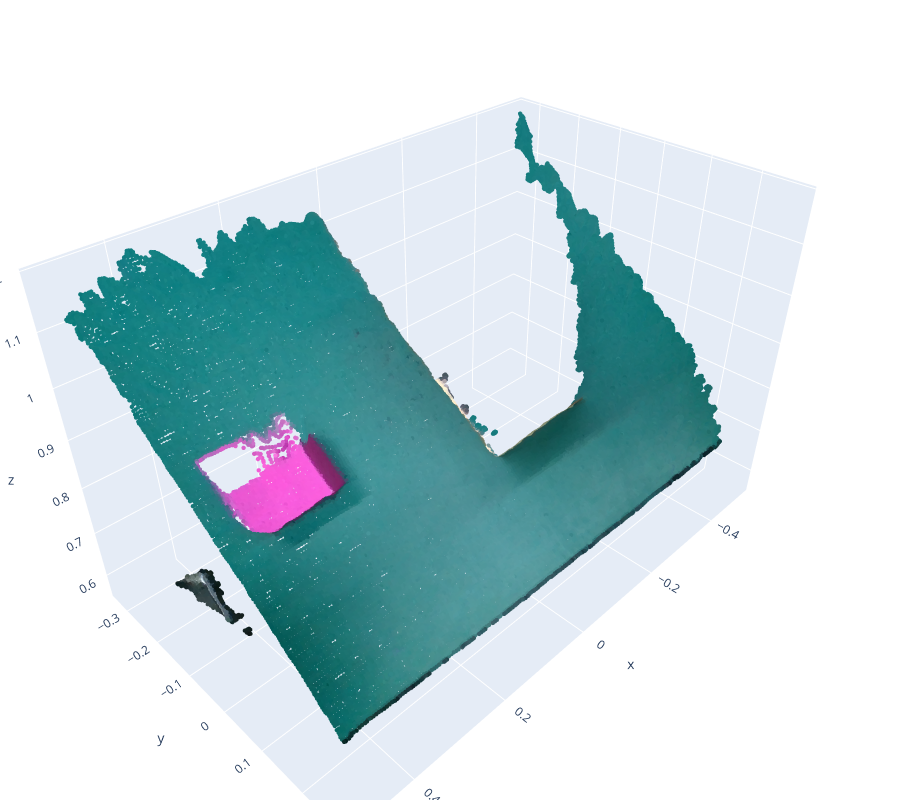

The notebook cell this image was saved under:
### Code cell
import yaml
import torch
import argparse
import numpy as np
import open3d as o3d
import torchvision.transforms as T
from copy import deepcopy
import cv2
from easydict import EasyDict as edict

import plotly.graph_objects as go

# o3d.visualization.webrtc_server.enable_webrtc()
# 在notebook中使用open3d可视化需要启用webrtc_server
# 貌似这个会自动设置，不能手动二次指定

# test_color = "/home/haoxiang/RISE-2/saved_test_data/color_0000.png"
# test_depth = "/home/haoxiang/RISE-2/saved_test_data/depth_0000.png"
test_color = "/data/haoxiang/data/FLIPPING_v3/train/scene_0001/cam_104122060902/color/1767593840262.png"
test_depth = "/data/haoxiang/data/FLIPPING_v3/train/scene_0001/cam_104122060902/depth/1767593840262.png"

config_path = "test.yaml"

fake_intrinsics = np.array([
    [915.384521484375, 0.0, 633.3715209960938],
    [0.0, 914.9421997070312, 354.1505432128906],
    [0.0, 0.0, 1.0]
])


fake_depth_scale = 1000.0

def load_test_obs(color_path, depth_path):
    # 1. 加载彩色图并转为 RGB (OpenCV 默认读入是 BGR)
    color_image = cv2.imread(color_path)
    if color_image is None:
        raise ValueError(f"无法加载图片: {color_path}")
    color_image = cv2.cvtColor(color_image, cv2.COLOR_BGR2RGB).astype(np.uint8)

    # 2. 加载深度图
    # 注意：必须使用 cv2.IMREAD_UNCHANGED 才能保留 16bit 深度信息
    depth_image = cv2.imread(depth_path, cv2.IMREAD_UNCHANGED)
    if depth_image is None:
        raise ValueError(f"无法加载深度图: {depth_path}")
    
    # 确保是 uint16。如果你的 PNG 是 8bit 的，需要根据量化比例转回 uint16 (通常单位是毫米)
    depth_image = depth_image.astype(np.uint16)

    return color_image, depth_image

def resize_image(image_list, image_size, interpolation = T.InterpolationMode.BILINEAR):
    resize = T.Resize(image_size, interpolation)
    image_list_resized = resize(image_list)
    return image_list_resized

def create_point_cloud(colors, depths, intrinsics, config, depth_scale = 1000.0, rescale_factor = 1):
    """
    color, depth => point cloud
    """
    if rescale_factor != 1:
        H, W = depths.shape
        h, w = int(H * rescale_factor), int(W * rescale_factor)
        colors = colors.transpose([2, 0, 1]).astype(np.float32)
        colors = torch.from_numpy(colors)
        colors = np.ascontiguousarray(resize_image(colors, [h, w]).numpy().transpose([1, 2, 0]))
        depths = depths.astype(np.float32)
        depths = torch.from_numpy(depths[np.newaxis])
        depths = resize_image(depths, [h,w], interpolation = T.InterpolationMode.NEAREST)[0]
        depths = depths.numpy()

    # generate point cloud
    h, w = depths.shape
    fx, fy = intrinsics[0, 0] * rescale_factor, intrinsics[1, 1] * rescale_factor
    cx, cy = intrinsics[0, 2] * rescale_factor, intrinsics[1, 2] * rescale_factor
    colors = o3d.geometry.Image(colors.astype(np.uint8))
    depths = o3d.geometry.Image(depths.astype(np.float32))
    camera_intrinsics = o3d.camera.PinholeCameraIntrinsic(
        width = w, height = h, fx = fx, fy = fy, cx = cx, cy = cy
    )
    rgbd = o3d.geometry.RGBDImage.create_from_color_and_depth(
        colors, depths, depth_scale, convert_rgb_to_intensity = False
    )
    cloud = o3d.geometry.PointCloud.create_from_rgbd_image(rgbd, camera_intrinsics)
    # crop point cloud
    bbox3d = o3d.geometry.AxisAlignedBoundingBox(config.deploy.workspace.min, config.deploy.workspace.max)
    cloud = cloud.crop(bbox3d)
    # downsample
    cloud = cloud.voxel_down_sample(config.data.voxel_size)
    return cloud

def create_input(colors, depths, cam_intrinsics, config, depth_scale = 1000.0, rescale_factor = 1):
    """
    colors, depths => coords, points
    """
    # create point cloud
    cloud = create_point_cloud(
        colors, 
        depths, 
        cam_intrinsics, 
        config,
        depth_scale = depth_scale,
        rescale_factor = rescale_factor,
    )

    # convert to sparse tensor
    points = np.asarray(cloud.points)
    coords = np.ascontiguousarray(points / config.data.voxel_size, dtype = np.int32)

    return coords, points, cloud

def visualize_in_jupyter(cloud):
    points = np.asarray(cloud.points)
    colors = np.asarray(cloud.colors)
    
    if len(points) > 100000: # 采样点数可以稍微设高一点，Plotly 在 10w 点左右还算流畅
        idx = np.random.choice(len(points), 100000, replace=False)
        points = points[idx]
        colors = colors[idx]

    fig = go.Figure(data=[go.Scatter3d(
        x=points[:, 0], y=points[:, 1], z=points[:, 2],
        mode='markers',
        marker=dict(
            size=1.5,      # 增大点的大小，看起来更实一点
            color=colors, 
            opacity=1.0
        )
    )])
    
    # --- 修改这里来增大窗口 ---
    fig.update_layout(
        # width=1000,        # 设置宽度（像素）
        height=800,        # 设置高度（像素）
        margin=dict(l=0, r=0, b=0, t=0), # 去掉四周留白，让点云撑满窗口
        scene=dict(
            aspectmode='data', # 保持物理坐标比例
            xaxis=dict(visible=True), # 如果不想看轴，可以设为 False
            yaxis=dict(visible=True),
            zaxis=dict(visible=True),
        )
    )
    
    fig.show()

# load config
with open(config_path, "r") as f:
    config = edict(yaml.load(f, Loader = yaml.FullLoader))
config.data.normalization.trans_min = np.asarray(config.data.normalization.trans_min)
config.data.normalization.trans_max = np.asarray(config.data.normalization.trans_max)

colors, depths = load_test_obs(test_color, test_depth)

coords, points, cloud = create_input(
    colors,
    depths,
    # cam_intrinsics = agent.intrinsics,
    cam_intrinsics = fake_intrinsics,
    config = config,
    # depth_scale = agent.camera.depth_scale,
    depth_scale = fake_depth_scale,
    rescale_factor = 1.0
)

# o3d.visualization.draw([cloud])
visualize_in_jupyter(cloud)

### Figure 1 — Plotly figure (JSON) as saved in the notebook; plotly's stock layout.template omitted (floating-point values rounded to 4 significant figures; data arrays with more than 128 entries replaced by an {"elided": "..."} marker saying what was removed)
{"data": [{"marker": {"color": {"elided": "40711x3 float values"}, "opacity": 1, "size": 1.5}, "mode": "markers", "type": "scatter3d", "x": {"elided": "40711 float values"}, "y": {"elided": "40711 float values"}, "z": {"elided": "40711 float values"}}], "layout": {"height": 800, "margin": {"b": 0, "l": 0, "r": 0, "t": 0}, "scene": {"aspectmode": "data", "xaxis": {"visible": true}, "yaxis": {"visible": true}, "zaxis": {"visible": true}}}}
